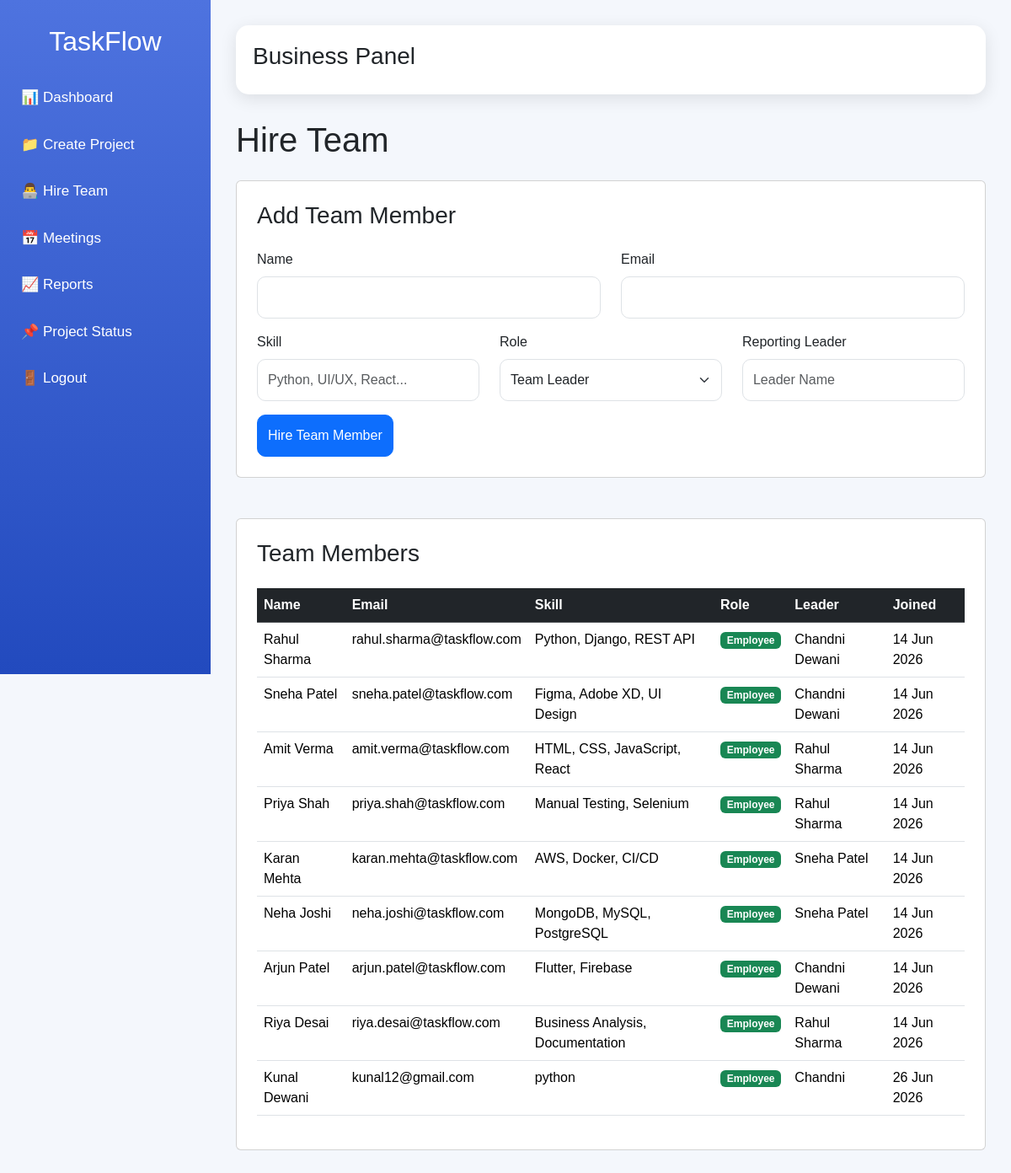
/hire-team/, run on the app's committed database.
### productivity/models.py (models this page shows, shortened)
class Team(models.Model):
    name = models.CharField(max_length=200)
    leader = models.CharField(max_length=200)
    email = models.EmailField()
    skill = models.CharField(max_length=100)
    role = models.CharField(max_length=50)
    joined_at = models.DateTimeField(
        auto_now_add=True
    )

### productivity/views.py (the view, shortened to what this page needs)
def hire_team(request):
    teams = Team.objects.all()
    return render(
        request,
        'business/hire_team.html',
        {
            'teams': teams
        }
    )

### productivity/templates/business/hire_team.html (shortened to what this page needs)
{% extends 'base/business_base.html' %}
{% block content %}
<h1 class="mb-4">
Hire Team
</h1>
<div class="card p-4 mb-5">
    <h3 class="mb-4">
        Add Team Member
    </h3>
    <form method="POST">
        <div class="row">
            <div class="col-md-6 mb-3">
                <label class="form-label">
                    Name
                </label>
                <input
                    type="text"
                    name="name"
                    class="form-control"
                    required>
            </div>
            <div class="col-md-6 mb-3">
                <label class="form-label">
                    Email
                </label>
                <input
                    type="email"
                    name="email"
                    class="form-control"
                    required>
            </div>
        </div>
        <div class="row">
            <div class="col-md-4 mb-3">
                <label class="form-label">
                    Skill
                </label>
                <input
                    type="text"
                    name="skill"
                    class="form-control"
                    placeholder="Python, UI/UX, React..."
                    required>
            </div>
            <div class="col-md-4 mb-3">
                <label class="form-label">
                    Role
                </label>
                <select
                    name="role"
                    class="form-select">
                    <option value="Team Leader">
                        Team Leader
                    </option>
                </select>
            </div>
            <div class="col-md-4 mb-3">
                <label class="form-label">
                    Reporting Leader
                </label>
                <input
                    type="text"
                    name="leader"
                    class="form-control"
                    placeholder="Leader Name"
                    required>
            </div>
        </div>
        <button
            type="submit"
            class="btn btn-primary">
            Hire Team Member
        </button>
    </form>
</div>
<div class="card p-4">
    <h3 class="mb-4">
        Team Members
    </h3>
    <table class="table table-hover">
        <thead class="table-dark">
            <tr>
                <th>
                    Name
                </th>
                <th>
                    Email
                </th>
                <th>
                    Skill
                </th>
                <th>
                    Role
                </th>
                <th>
                    Leader
                </th>
                <th>
                    Joined
                </th>
            </tr>
        </thead>
        <tbody>
            {% for team in teams %}
            <tr>
                <td>
                    {{ team.name }}
                </td>
                <td>
                    {{ team.email }}
                </td>
                <td>
                    {{ team.skill }}
                </td>
                <td>
                    {% if team.role == "Team Leader" %}
                        <span class="badge bg-primary">
                            Team Leader
                        </span>
                    {% else %}
                        <span class="badge bg-success">
                            Employee
                        </span>
                    {% endif %}
                </td>
                <td>
                    {{ team.leader }}
                </td>
                <td>
                    {{ team.joined_at|date:"d M Y" }}
                </td>
            </tr>
            {% empty %}
            <tr>
                <td colspan="6" class="text-center">
                    No Team Members Found
                </td>
            </tr>
            {% endfor %}
        </tbody>
    </table>
</div>
{% endblock %}

### productivity/static/css/style.css (style rules this page uses)
body { margin: 0; font-family: Arial, sans-serif; background: #f4f7fc; }
.form-control, .form-select { height: 50px; border-radius: 10px; }
.btn { height: 50px; border-radius: 10px; }

### productivity/static/css/business.css (style rules this page uses)
body { margin: 0; padding: 0; font-family: Arial, sans-serif; background: #f4f7fc; }

### data on the page
Team: name "Rahul Sharma", email "rahul.sharma@taskflow.com", skill "Python, Django, REST API", shows "Employee", leader "Chandni Dewani", joined_at "14 Jun 2026"
Team: name "Sneha Patel", email "sneha.patel@taskflow.com", skill "Figma, Adobe XD, UI Design", role "Employee", leader "Chandni Dewani", joined_at "14 Jun 2026"
Team: name "Amit Verma", email "amit.verma@taskflow.com", skill "HTML, CSS, JavaScript, React", shows "Employee", leader "Rahul Sharma", joined_at "14 Jun 2026"
Team: name "Priya Shah", email "priya.shah@taskflow.com", skill "Manual Testing, Selenium", role "Employee", leader "Rahul Sharma", joined_at "14 Jun 2026"
Team: name "Karan Mehta", email "karan.mehta@taskflow.com", skill "AWS, Docker, CI/CD", role "Employee", leader "Sneha Patel", joined_at "14 Jun 2026"
Team: name "Neha Joshi", email "neha.joshi@taskflow.com", skill "MongoDB, MySQL, PostgreSQL", shows "Employee", leader "Sneha Patel", joined_at "14 Jun 2026"
Team: name "Arjun Patel", email "arjun.patel@taskflow.com", skill "Flutter, Firebase", shows "Employee", leader "Chandni Dewani", joined_at "14 Jun 2026"
Team: name "Riya Desai", email "riya.desai@taskflow.com", skill "Business Analysis, Documentation", role "Employee", leader "Rahul Sharma", joined_at "14 Jun 2026"
Team: name "Kunal Dewani", email "kunal12@gmail.com", skill "python", role "Employee", leader "Chandni", joined_at "26 Jun 2026"
